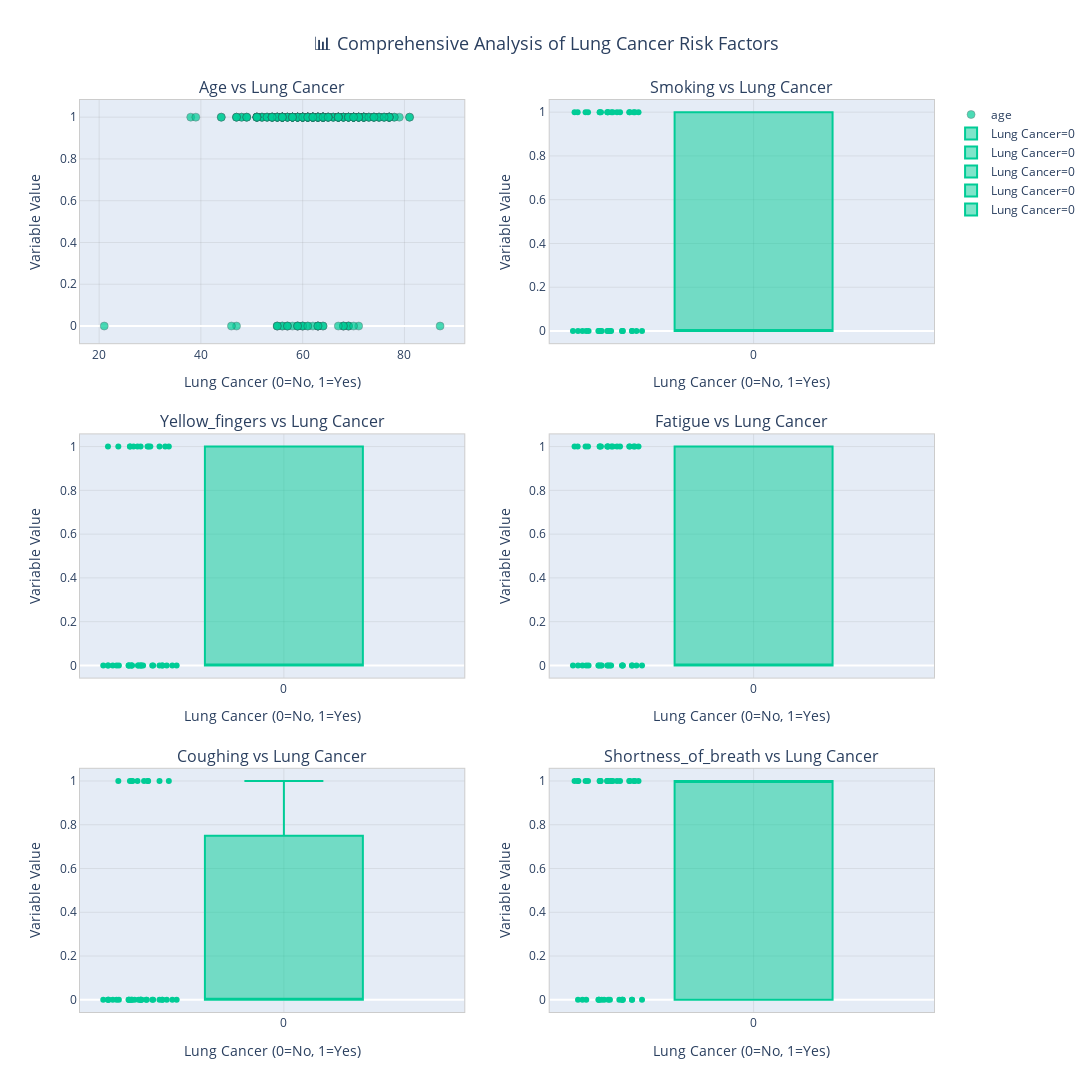

The code cell stored with this chart in its notebook:
### Markdown cell above
### Bivariate Analysis and scatter plots

### Code cell
from plotly.subplots import make_subplots
import plotly.graph_objects as go
import pandas as pd

# Variables a analizar vs lung_cancer
variables = ['age', 'smoking', 'yellow_fingers', 'fatigue', 'coughing', 'shortness_of_breath']
target = 'lung_cancer'

# Crear subplots (2 columnas)
rows = (len(variables) + 1) // 2
fig = make_subplots(
    rows=rows, cols=2,
    subplot_titles=[f'{var.capitalize()} vs Lung Cancer' for var in variables],
    vertical_spacing=0.1,
    horizontal_spacing=0.1
)

# Colores para valores binarios y continuo
binary_colors = {0: '#636EFA', 1: '#EF553B'}
continuous_color = '#00CC96'

# Agregar traces
for i, var in enumerate(variables):
    row = i // 2 + 1
    col = i % 2 + 1
    
    if var == 'age':  # Edad es continua
        fig.add_trace(
            go.Scatter(
                x=df[var],
                y=df[target],
                mode='markers',
                marker=dict(
                    color=continuous_color,
                    size=8,
                    opacity=0.7,
                    line=dict(width=0.5, color='DarkSlateGrey')
                ),
                name=var,
                hovertemplate=(
                    "<b>"+var.capitalize()+"</b>: %{x}<br>" +
                    "Lung Cancer: %{y}<br>" +
                    "Smoking: %{customdata[0]}<br>" +
                    "Fatigue: %{customdata[1]}<br>" +
                    "<extra></extra>"
                ),
                customdata=list(zip(df['smoking'], df['fatigue']))
            ),
            row=row, col=col
        )
    else:  # Variables binarias
        fig.add_trace(
            go.Box(
                y=subset[var],
                x=[str(lc_val)]*len(subset),
                name=f"Lung Cancer={lc_val}",
                marker_color=continuous_color,
                boxpoints='all',
                jitter=0.5,
                pointpos=-1.8,
                showlegend=True,
                hovertemplate=("Lung Cancer=" + str(lc_val) + "<br>" + var.capitalize() + ": %{y}<br><extra></extra>")
            ),
            row=row, col=col
        )

# Layout general
fig.update_layout(
    title_text="📊 Comprehensive Analysis of Lung Cancer Risk Factors",
    title_font_size=18,
    title_x=0.5,
    height=1200,
    width=1100,
    showlegend=True
)

# Ejes
fig.update_yaxes(title_text="Variable Value")
fig.update_xaxes(title_text="Lung Cancer (0=No, 1=Yes)")

# Grid y bordes
fig.update_xaxes(showgrid=True, gridwidth=0.5, gridcolor='rgba(128,128,128,0.3)')
fig.update_yaxes(showgrid=True, gridwidth=0.5, gridcolor='rgba(128,128,128,0.3)')
fig.update_xaxes(showline=True, linewidth=1, linecolor='rgba(0,0,0,0.2)', mirror=True)
fig.update_yaxes(showline=True, linewidth=1, linecolor='rgba(0,0,0,0.2)', mirror=True)

fig.show()

### Figure 1 — Plotly figure (JSON) as saved in the notebook; plotly's stock layout.template omitted (floating-point values rounded to 4 significant figures; data arrays with more than 128 entries replaced by an {"elided": "..."} marker saying what was removed)
{"data": [{"customdata": {"elided": "309x2 int values"}, "hovertemplate": "<b>Age</b>: %{x}<br>Lung Cancer: %{y}<br>Smoking: %{customdata[0]}<br>Fatigue: %{customdata[1]}<br><extra></extra>", "marker": {"color": "#00CC96", "line": {"color": "DarkSlateGrey", "width": 0.5}, "opacity": 0.7, "size": 8}, "mode": "markers", "name": "age", "type": "scatter", "x": {"elided": "309 int values"}, "xaxis": "x", "y": {"elided": "309 int values"}, "yaxis": "y"}, {"boxpoints": "all", "hovertemplate": "Lung Cancer=0<br>Smoking: %{y}<br><extra></extra>", "jitter": 0.5, "marker": {"color": "#00CC96"}, "name": "Lung Cancer=0", "pointpos": -1.8, "showlegend": true, "type": "box", "x": ["0", "0", "0", "0", "0", "0", "0", "0", "0", "0", "0", "0", "0", "0", "0", "0", "0", "0", "0", "0", "0", "0", "0", "0", "0", "0", "0", "0", "0", "0", "0", "0", "0", "0", "0", "0", "0", "0", "0"], "xaxis": "x2", "y": [0, 1, 0, 1, 1, 1, 0, 1, 0, 0, 1, 1, 0, 0, 0, 0, 0, 0, 1, 1, 1, 1, 0, 0, 1, 1, 0, 0, 0, 1, 0, 1, 1, 1, 0, 1, 1, 0, 0], "yaxis": "y2"}, {"boxpoints": "all", "hovertemplate": "Lung Cancer=0<br>Yellow_fingers: %{y}<br><extra></extra>", "jitter": 0.5, "marker": {"color": "#00CC96"}, "name": "Lung Cancer=0", "pointpos": -1.8, "showlegend": true, "type": "box", "x": ["0", "0", "0", "0", "0", "0", "0", "0", "0", "0", "0", "0", "0", "0", "0", "0", "0", "0", "0", "0", "0", "0", "0", "0", "0", "0", "0", "0", "0", "0", "0", "0", "0", "0", "0", "0", "0", "0", "0"], "xaxis": "x3", "y": [0, 1, 1, 0, 0, 0, 0, 0, 0, 1, 1, 1, 1, 0, 0, 1, 0, 0, 0, 1, 1, 1, 0, 1, 0, 0, 0, 0, 0, 0, 1, 0, 0, 0, 0, 0, 0, 1, 0], "yaxis": "y3"}, {"boxpoints": "all", "hovertemplate": "Lung Cancer=0<br>Fatigue: %{y}<br><extra></extra>", "jitter": 0.5, "marker": {"color": "#00CC96"}, "name": "Lung Cancer=0", "pointpos": -1.8, "showlegend": true, "type": "box", "x": ["0", "0", "0", "0", "0", "0", "0", "0", "0", "0", "0", "0", "0", "0", "0", "0", "0", "0", "0", "0", "0", "0", "0", "0", "0", "0", "0", "0", "0", "0", "0", "0", "0", "0", "0", "0", "0", "0", "0"], "xaxis": "x4", "y": [1, 0, 0, 1, 1, 0, 1, 1, 1, 1, 0, 0, 0, 0, 0, 0, 1, 1, 0, 0, 0, 0, 0, 0, 1, 0, 1, 0, 1, 1, 0, 1, 1, 0, 1, 1, 1, 0, 1], "yaxis": "y4"}, {"boxpoints": "all", "hovertemplate": "Lung Cancer=0<br>Coughing: %{y}<br><extra></extra>", "jitter": 0.5, "marker": {"color": "#00CC96"}, "name": "Lung Cancer=0", "pointpos": -1.8, "showlegend": true, "type": "box", "x": ["0", "0", "0", "0", "0", "0", "0", "0", "0", "0", "0", "0", "0", "0", "0", "0", "0", "0", "0", "0", "0", "0", "0", "0", "0", "0", "0", "0", "0", "0", "0", "0", "0", "0", "0", "0", "0", "0", "0"], "xaxis": "x5", "y": [1, 0, 1, 0, 0, 1, 0, 0, 1, 1, 0, 0, 0, 0, 0, 1, 0, 0, 0, 0, 0, 0, 0, 1, 0, 1, 0, 0, 0, 0, 1, 0, 0, 1, 0, 0, 0, 0, 0], "yaxis": "y5"}, {"boxpoints": "all", "hovertemplate": "Lung Cancer=0<br>Shortness_of_breath: %{y}<br><extra></extra>", "jitter": 0.5, "marker": {"color": "#00CC96"}, "name": "Lung Cancer=0", "pointpos": -1.8, "showlegend": true, "type": "box", "x": ["0", "0", "0", "0", "0", "0", "0", "0", "0", "0", "0", "0", "0", "0", "0", "0", "0", "0", "0", "0", "0", "0", "0", "0", "0", "0", "0", "0", "0", "0", "0", "0", "0", "0", "0", "0", "0", "0", "0"], "xaxis": "x6", "y": [1, 0, 1, 0, 1, 0, 1, 1, 1, 1, 1, 1, 0, 1, 0, 0, 1, 1, 0, 0, 0, 0, 0, 0, 1, 1, 1, 0, 1, 0, 1, 0, 1, 0, 1, 1, 1, 0, 1], "yaxis": "y6"}], "layout": {"annotations": [{"font": {"size": 16}, "showarrow": false, "text": "Age vs Lung Cancer", "x": 0.225, "xanchor": "center", "xref": "paper", "y": 1, "yanchor": "bottom", "yref": "paper"}, {"font": {"size": 16}, "showarrow": false, "text": "Smoking vs Lung Cancer", "x": 0.775, "xanchor": "center", "xref": "paper", "y": 1, "yanchor": "bottom", "yref": "paper"}, {"font": {"size": 16}, "showarrow": false, "text": "Yellow_fingers vs Lung Cancer", "x": 0.225, "xanchor": "center", "xref": "paper", "y": 0.6333, "yanchor": "bottom", "yref": "paper"}, {"font": {"size": 16}, "showarrow": false, "text": "Fatigue vs Lung Cancer", "x": 0.775, "xanchor": "center", "xref": "paper", "y": 0.6333, "yanchor": "bottom", "yref": "paper"}, {"font": {"size": 16}, "showarrow": false, "text": "Coughing vs Lung Cancer", "x": 0.225, "xanchor": "center", "xref": "paper", "y": 0.2667, "yanchor": "bottom", "yref": "paper"}, {"font": {"size": 16}, "showarrow": false, "text": "Shortness_of_breath vs Lung Cancer", "x": 0.775, "xanchor": "center", "xref": "paper", "y": 0.2667, "yanchor": "bottom", "yref": "paper"}], "height": 1200, "showlegend": true, "title": {"font": {"size": 18}, "text": "📊 Comprehensive Analysis of Lung Cancer Risk Factors", "x": 0.5}, "width": 1100, "xaxis": {"anchor": "y", "domain": [0, 0.45], "gridcolor": "rgba(128,128,128,0.3)", "gridwidth": 0.5, "linecolor": "rgba(0,0,0,0.2)", "linewidth": 1, "mirror": true, "showgrid": true, "showline": true, "title": {"text": "Lung Cancer (0=No, 1=Yes)"}}, "xaxis2": {"anchor": "y2", "domain": [0.55, 1], "gridcolor": "rgba(128,128,128,0.3)", "gridwidth": 0.5, "linecolor": "rgba(0,0,0,0.2)", "linewidth": 1, "mirror": true, "showgrid": true, "showline": true, "title": {"text": "Lung Cancer (0=No, 1=Yes)"}}, "xaxis3": {"anchor": "y3", "domain": [0, 0.45], "gridcolor": "rgba(128,128,128,0.3)", "gridwidth": 0.5, "linecolor": "rgba(0,0,0,0.2)", "linewidth": 1, "mirror": true, "showgrid": true, "showline": true, "title": {"text": "Lung Cancer (0=No, 1=Yes)"}}, "xaxis4": {"anchor": "y4", "domain": [0.55, 1], "gridcolor": "rgba(128,128,128,0.3)", "gridwidth": 0.5, "linecolor": "rgba(0,0,0,0.2)", "linewidth": 1, "mirror": true, "showgrid": true, "showline": true, "title": {"text": "Lung Cancer (0=No, 1=Yes)"}}, "xaxis5": {"anchor": "y5", "domain": [0, 0.45], "gridcolor": "rgba(128,128,128,0.3)", "gridwidth": 0.5, "linecolor": "rgba(0,0,0,0.2)", "linewidth": 1, "mirror": true, "showgrid": true, "showline": true, "title": {"text": "Lung Cancer (0=No, 1=Yes)"}}, "xaxis6": {"anchor": "y6", "domain": [0.55, 1], "gridcolor": "rgba(128,128,128,0.3)", "gridwidth": 0.5, "linecolor": "rgba(0,0,0,0.2)", "linewidth": 1, "mirror": true, "showgrid": true, "showline": true, "title": {"text": "Lung Cancer (0=No, 1=Yes)"}}, "yaxis": {"anchor": "x", "domain": [0.7333, 1], "gridcolor": "rgba(128,128,128,0.3)", "gridwidth": 0.5, "linecolor": "rgba(0,0,0,0.2)", "linewidth": 1, "mirror": true, "showgrid": true, "showline": true, "title": {"text": "Variable Value"}}, "yaxis2": {"anchor": "x2", "domain": [0.7333, 1], "gridcolor": "rgba(128,128,128,0.3)", "gridwidth": 0.5, "linecolor": "rgba(0,0,0,0.2)", "linewidth": 1, "mirror": true, "showgrid": true, "showline": true, "title": {"text": "Variable Value"}}, "yaxis3": {"anchor": "x3", "domain": [0.3667, 0.6333], "gridcolor": "rgba(128,128,128,0.3)", "gridwidth": 0.5, "linecolor": "rgba(0,0,0,0.2)", "linewidth": 1, "mirror": true, "showgrid": true, "showline": true, "title": {"text": "Variable Value"}}, "yaxis4": {"anchor": "x4", "domain": [0.3667, 0.6333], "gridcolor": "rgba(128,128,128,0.3)", "gridwidth": 0.5, "linecolor": "rgba(0,0,0,0.2)", "linewidth": 1, "mirror": true, "showgrid": true, "showline": true, "title": {"text": "Variable Value"}}, "yaxis5": {"anchor": "x5", "domain": [0, 0.2667], "gridcolor": "rgba(128,128,128,0.3)", "gridwidth": 0.5, "linecolor": "rgba(0,0,0,0.2)", "linewidth": 1, "mirror": true, "showgrid": true, "showline": true, "title": {"text": "Variable Value"}}, "yaxis6": {"anchor": "x6", "domain": [0, 0.2667], "gridcolor": "rgba(128,128,128,0.3)", "gridwidth": 0.5, "linecolor": "rgba(0,0,0,0.2)", "linewidth": 1, "mirror": true, "showgrid": true, "showline": true, "title": {"text": "Variable Value"}}}}
